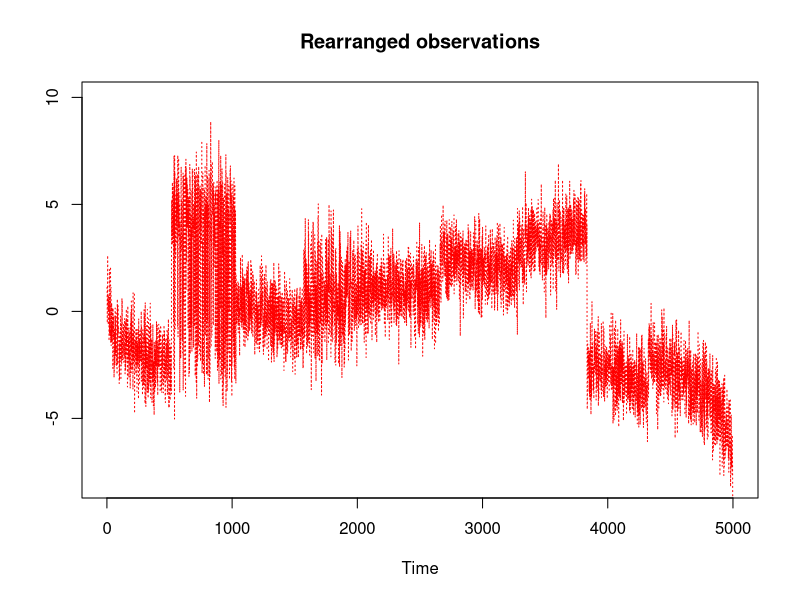

Recreate this plot in R.
library(mvtnorm)
library(MASS)
library(fBasics)

DATA3A<-function(n,d,r1,r2,r3,r4,r5,r6,r7,r8,SEED,C1,C2,C3,C4,C5,C6,C7,C8,C9){
#A.] GENERATE SIMULATED DATA WITH PREDEFINED PARAMETERS
p<-2      #AR(2)
n<-n+200  #Below obs 201 will be deleted (See line 37)
K<- 1 #Number of Variate

#############################################################################
 if(SEED== 'NA'){
 set.seed(sample(1:100000, 1))
} else{
 set.seed(SEED) 
}
Z<-rmvnorm(n, mean=c(0), diag(1)) #Generate r.v
Z<-t(Z)
#############################################################################

paraC1<-matrix(c(C1),nrow=K,byrow=TRUE)
paraC2<-matrix(c(C2),nrow=K,byrow=TRUE)
paraC3<-matrix(c(C3),nrow=K,byrow=TRUE)
paraC4<-matrix(c(C4),nrow=K,byrow=TRUE)
paraC5<-matrix(c(C5),nrow=K,byrow=TRUE)
paraC6<-matrix(c(C6),nrow=K,byrow=TRUE)
paraC7<-matrix(c(C7),nrow=K,byrow=TRUE)
paraC8<-matrix(c(C8),nrow=K,byrow=TRUE)
paraC9<-matrix(c(C9),nrow=K,byrow=TRUE)
#AR(2) parameter for FIRST regime 
paraT11<-matrix(c(-0.6),nrow=K,byrow=TRUE)
paraT12<-matrix(c(0),nrow=K,byrow=TRUE)
#AR(2) parameter for SECOND regime 
paraT21<-matrix(c(0.3),nrow=K,byrow=TRUE)
paraT22<-matrix(c(0.9),nrow=K,byrow=TRUE)
#AR(2) parameter for THIRD regime 
paraT31<-matrix(c(-0.9),nrow=K,byrow=TRUE)
paraT32<-matrix(c(0),nrow=K,byrow=TRUE)
#AR(2) parameter for FORTH regime 
paraT41<-matrix(c(0.7),nrow=K,byrow=TRUE)
paraT42<-matrix(c(0.5),nrow=K,byrow=TRUE)
#AR(2) parameter for FIFTH regime 
paraT51<-matrix(c(0.1),nrow=K,byrow=TRUE)
paraT52<-matrix(c(0),nrow=K,byrow=TRUE)
#AR(2) parameter for SIXTH regime 
paraT61<-matrix(c(-0.9),nrow=K,byrow=TRUE)
paraT62<-matrix(c(0),nrow=K,byrow=TRUE)
#AR(2) parameter for SEVENTH regime 
paraT71<-matrix(c(0.9),nrow=K,byrow=TRUE)
paraT72<-matrix(c(0),nrow=K,byrow=TRUE)
#AR(2) parameter for EIGHTH regime 
paraT81<-matrix(c(-0.8),nrow=K,byrow=TRUE)
paraT82<-matrix(c(-0.2),nrow=K,byrow=TRUE)
#AR(2) parameter for EIGHTH regime 
paraT91<-matrix(c(-1.1),nrow=K,byrow=TRUE)
paraT92<-matrix(c(0),nrow=K,byrow=TRUE)

#HERE, SIGMA1-SIGMA3 and SD1-SD3 matrices can have different diagonal values for each regime
SIGMA1<-matrix(c(1),ncol=K,byrow=TRUE); SD1<-chol(SIGMA1); #Var-Cov First regime
SIGMA2<-matrix(c(1),ncol=K,byrow=TRUE); SD2<-chol(SIGMA2); #Var-Cov Second regime
SIGMA3<-matrix(c(1),ncol=K,byrow=TRUE); SD3<-chol(SIGMA3); #Var-Cov Second regime
SIGMA4<-matrix(c(1),ncol=K,byrow=TRUE); SD4<-chol(SIGMA4); #Var-Cov First regime
SIGMA5<-matrix(c(1),ncol=K,byrow=TRUE); SD5<-chol(SIGMA5); #Var-Cov Second regime
SIGMA6<-matrix(c(1),ncol=K,byrow=TRUE); SD6<-chol(SIGMA6); #Var-Cov Second regime
SIGMA7<-matrix(c(1),ncol=K,byrow=TRUE); SD7<-chol(SIGMA7); #Var-Cov First regime
SIGMA8<-matrix(c(1),ncol=K,byrow=TRUE); SD8<-chol(SIGMA8); #Var-Cov Second regime
SIGMA9<-matrix(c(1),ncol=K,byrow=TRUE); SD9<-chol(SIGMA9); #Var-Cov Second regime
sigmaY<-matrix(c(1),ncol=K,byrow=TRUE) 

Y <- t(rmvnorm(n=p, mean=c(0), sigma=sigmaY))   #GENERATE INITAL SERIES OF Y, #MUST TRANSPOSE
ZERO<-matrix(0,nrow=K,ncol=(dim(Z)[2]-dim(Y)[2]))
Y<-cbind(Y,ZERO); 

for (i in (p+1):((dim(Z)[2]))) { 
  if(Y[,i-d]<=r1){                                       
  Y[,i]<-paraC1+(paraT11%*%(as.matrix(Y[,i-1])))+(paraT12%*%(as.matrix(Y[,i-2])))+(SD1%*%Z[,i])  
  }
  else if(Y[,i-d]> r1 && Y[,i-d]<=r2){
  Y[,i]<-paraC2+(paraT21%*%(as.matrix(Y[,i-1])))+(paraT22%*%(as.matrix(Y[,i-2])))+(SD2%*%Z[,i])  
  }  
  else if(Y[,i-d]> r2 && Y[,i-d]<=r3){
  Y[,i]<-paraC3+(paraT31%*%(as.matrix(Y[,i-1])))+(paraT32%*%(as.matrix(Y[,i-2])))+(SD3%*%Z[,i])  
  }
  else if(Y[,i-d]> r3 && Y[,i-d]<=r4){
  Y[,i]<-paraC4+(paraT41%*%(as.matrix(Y[,i-1])))+(paraT42%*%(as.matrix(Y[,i-2])))+(SD4%*%Z[,i])  
  }
  else if(Y[,i-d]> r4 && Y[,i-d]<=r5){
  Y[,i]<-paraC5+(paraT51%*%(as.matrix(Y[,i-1])))+(paraT52%*%(as.matrix(Y[,i-2])))+(SD5%*%Z[,i])  
  }
  else if(Y[,i-d]> r5 && Y[,i-d]<=r6){
  Y[,i]<-paraC6+(paraT61%*%(as.matrix(Y[,i-1])))+(paraT62%*%(as.matrix(Y[,i-2])))+(SD6%*%Z[,i])  
  }
  else if(Y[,i-d]> r6 && Y[,i-d]<=r7){
  Y[,i]<-paraC7+(paraT71%*%(as.matrix(Y[,i-1])))+(paraT72%*%(as.matrix(Y[,i-2])))+(SD7%*%Z[,i])  
  }
  else if(Y[,i-d]> r7 && Y[,i-d]<=r8){
  Y[,i]<-paraC8+(paraT81%*%(as.matrix(Y[,i-1])))+(paraT82%*%(as.matrix(Y[,i-2])))+(SD8%*%Z[,i])  
  }
  else{
  Y[,i]<-paraC9+(paraT91%*%(as.matrix(Y[,i-1])))+(paraT92%*%(as.matrix(Y[,i-2])))+(SD9%*%Z[,i])  
  }
}
Y<-Y[,c(-1:-200)]; #REMOVE SET.SEED EFFECT
Y1<-as.matrix(Y)

#B.] CONSTRUCT ORDERED AUTOREGRESSION FOR STANDARD FORM 
for(par in 1:p){  #DEVELOP MODIFIED DESIGN MATRIX
  if(par==1){
    DATAY<-matrix(c(Y1[((p+1):length(Y1[,1])),]),ncol=1)
    DATAX<-matrix(Y1[(((p+1)-par):(length(Y1[,1])-par)),])
  }else{
    DATAXt<-Y1[(((p+1)-par):(length(Y1[,1])-par)),]
    DATAX<-cbind(DATAX,DATAXt)
  }
}

  DATA1<-cbind(DATAY,DATAX)

##CREATE TEMPORARILY THRESHOLD VARIABLE FOR SORTING, APPEND TO DATA1
###CREATE OPTIONS FOR SELECTING TYPES OF THRESHOLD VARIABLE
d=d   #RECALL DELAY PARAMETER
  TV1<-as.matrix(DATAX[, d])
  DATA2<-cbind(TV1,DATA1)

SSTEP<-DATA2;
  
#APPLYING ORDERED AUTOREGRESSION 
DATA3<-DATA2[order(DATA2[,1]),] 

tCOFF<-cbind(paraC1,paraT11,paraT12,paraC2,paraT21,paraT22,paraC3,paraT31,paraT32,paraC4,paraT41,paraT42,
	paraC5,paraT51,paraT52,paraC6,paraT61,paraT62,paraC7,paraT71,paraT72,paraC8,paraT81,paraT82,paraC9,paraT91,paraT92)

ALLDATA<-list(DATA3,Y1,d,tCOFF,SSTEP)
names(ALLDATA)<-c("DATA3","Y1","delay","tCOFF","SSTEP")
return(ALLDATA)
}
n=5000
##REPLACE COEF WITH
# -4.5, 2.5, -2.0, 2.3, 1.0, 3.0, 1.6, -0.5, 1.5
# 2.0, 3.0, 4.0, 9.0, 8.0, 11.0, 9.0, 12.0, 9.0
# -0.6, 1.6, -0.6, 1.6, -0.6, 1.6, -0.6, 1.6, -0.6

DATACOLL<-DATA3A(n,d=1,r1= -3.5, r2= -2.5 ,r3= -1.5, r4= -0.5,r5= 0.5, r6=1.5, r7=2.5,r8=3.5,SEED="NA",
                 -4.5, 2.5, -2.0, 2.3, 1.0, 3.0, 1.6, -0.5, 1.5
	)
DATA3<-DATACOLL$DATA3
Y0<-DATACOLL$Y1
p<-2
Q<-1
delay<-DATACOLL$delay
TBETA<-matrix(vec(DATACOLL$tCOFF),ncol= (9), byrow=F) #ncol is the number of regime

### PLOTING TIME SERIES #################################################################
#par(mfrow=c(1,2))
#plot(NA, xlim=c(1,n), ylim=c(-8,10), main="First Series", ylab="", xlab="Time")
#points(Y0[,1],col="red", type="l", pch=23,lty="dotted", cex=4)

plot(NA, xlim=c(1,n), ylim=c(-8,10), main="Rearranged observations", ylab="", xlab="Time")
points(DATA3[,2],col="red", type="l", pch=23,lty="dotted", cex=4)
#legend(n-(n/2 -70), 8.1, legend=c("First Series"),
#       col=c("red"), lty=c(3,1), cex=1)
#########################################################################################
